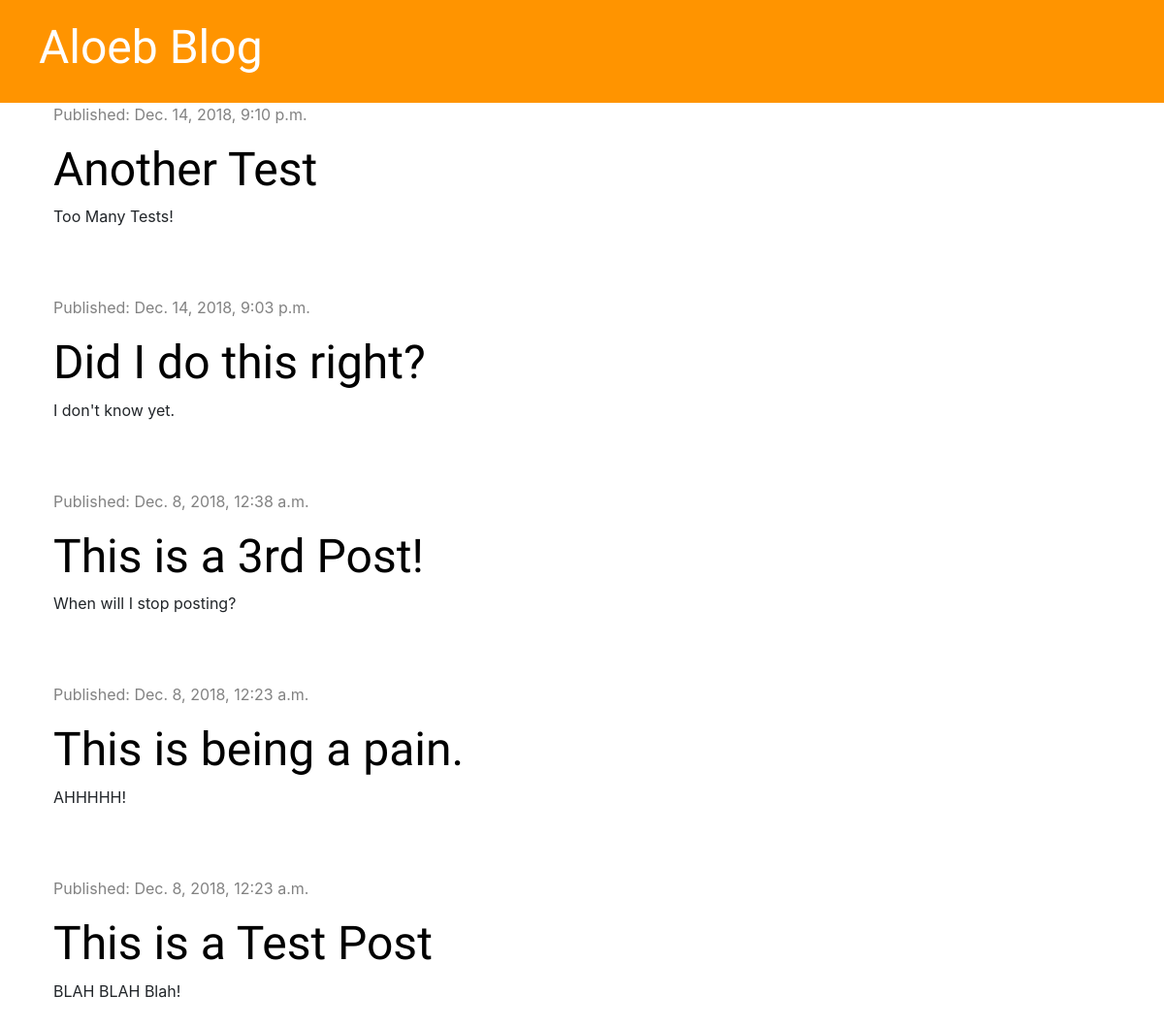
The app's page /, older data.
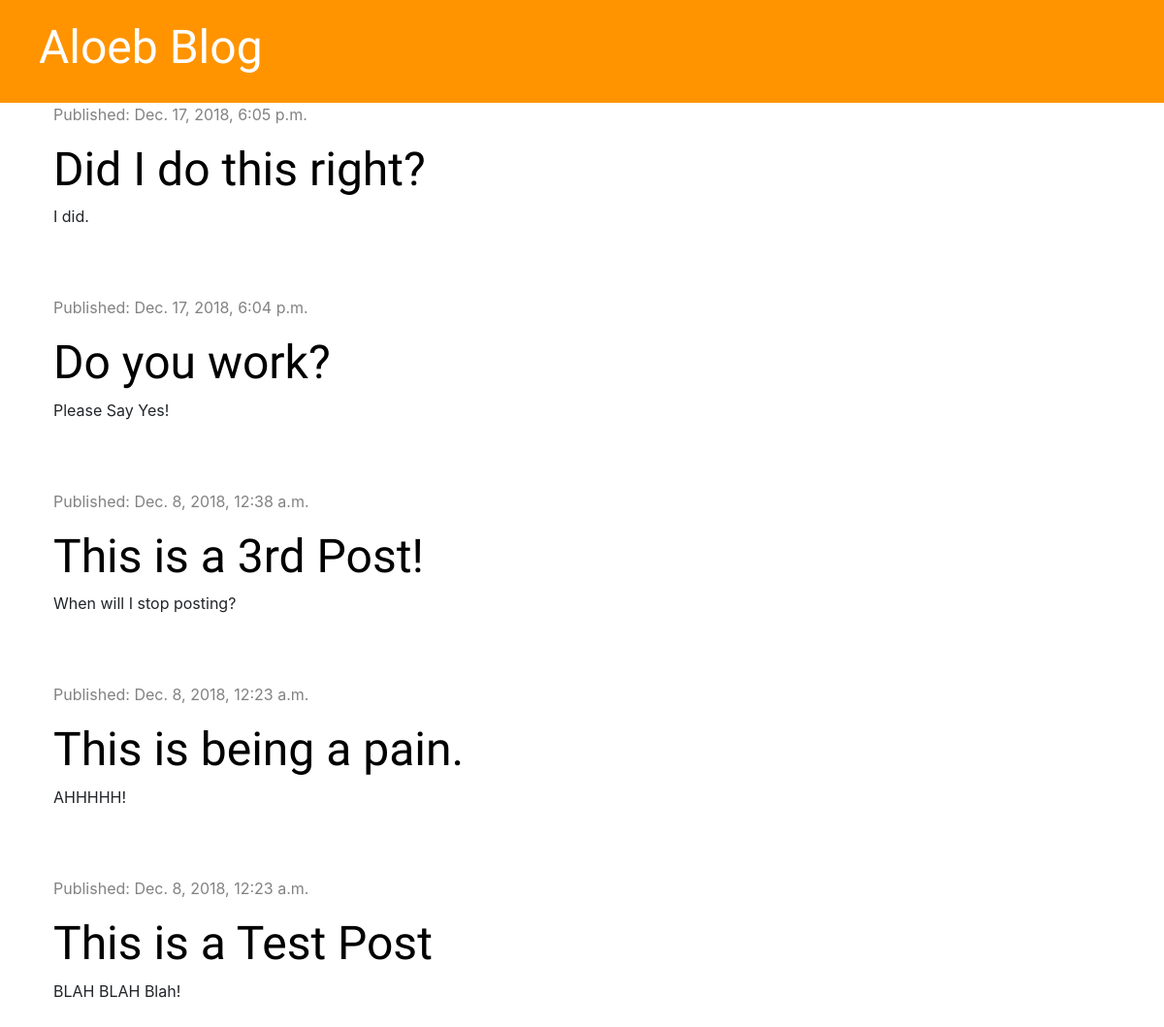
The same page, newer data.
### blog/models.py (models this page shows, shortened)
class Post(models.Model):
    author = models.ForeignKey('auth.User', on_delete=models.CASCADE)
    title = models.CharField(max_length=200)
    text = models.TextField()
    create_date = models.DateTimeField(default=timezone.now)
    published_date = models.DateTimeField(blank=True, null=True)

### blog/views.py (the view)
# urls.py: path('', views.post_list, name='post_list'),
def post_list(request):
    posts = Post.objects.filter(published_date__lte=timezone.now()).order_by('-published_date')
    stuff_for_frontend = {'posts': posts}
    return render(request, 'blog/post_list.html', stuff_for_frontend)

### blog/templates/blog/post_list.html
{% extends 'blog/base.html' %}
{% block content %}
    {% for post in posts %}
        <div class="post">
            <div class="date">
                <p>Published: {{ post.published_date }}</p>
            </div>
            <h1><a href="{% url 'post_detail' pk=post.pk %}">{{ post.title }}</a></h1>
            <p>{{ post.text|linebreaksbr }}</p>
        </div>
    {% endfor %}
{% endblock %}

### blog/templates/blog/base.html (shortened to what this page needs)
{% load staticfiles %}
<!DOCTYPE html>
<html lang="en">
<head>
    <link rel="stylesheet" href="https://stackpath.bootstrapcdn.com/bootstrap/4.1.3/css/bootstrap.min.css">
    <link rel="stylesheet" href="{% static 'css/blog.css' %}">
    <link rel="stylesheet" href="https://use.fontawesome.com/releases/v5.6.1/css/all.css">
</head>
<body>
<div class="page-header">
    <h1><a href="{% url 'post_list' %}">Aloeb Blog</a></h1>
</div>
<div class="content container">
    <div class="row">
        <div class="col-md-8">
            {% block content %}
            {% endblock %}
        </div>
    </div>
</div>
</body>
</html>

### blog/static/css/blog.css (style rules this page uses)
.page-header { background-color: #ff9400; margin-top: 0; padding: 20px 20px 20px 40px; }
.page-header h1, .page-header h1 a { color: #ffffff; font-size: 36pt; text-decoration: none; }
.content { margin-left: 40px; }
h1, h2, h3, h4 { font-family: 'Tangerine', 'Inconsolata', 'Droid Sans', serif; font-size: 48px; }
.date { color: #828282; }
.post { margin-bottom: 70px; }
.post h1 a { color: #000000; text-decoration: none; }

Row changes from the older to the newer data that the page shows:
changed Post "Did I do this right?": published_date "Dec. 14, 2018, 9:03 p.m." → "Dec. 17, 2018, 6:05 p.m."; text "I don't know yet." → "I did."; moves up the list
changed Post: published_date "Dec. 14, 2018, 9:10 p.m." → "Dec. 17, 2018, 6:04 p.m."; title "Another Test" → "Do you work?"; text "Too Many Tests!" → "Please Say Yes!"
